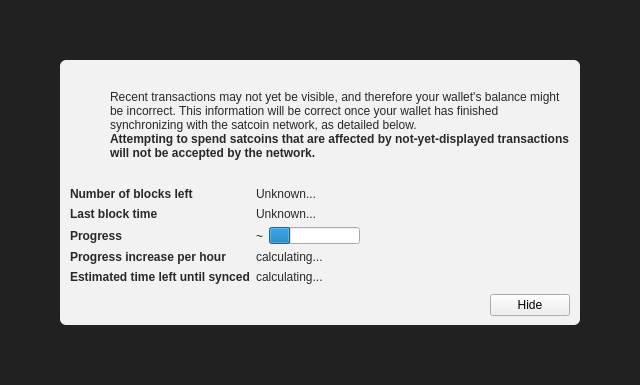
<?xml version="1.0" encoding="UTF-8"?>
<ui version="4.0">
 <class>ModalOverlay</class>
 <widget class="ModalOverlay" name="ModalOverlay">
  <property name="geometry">
   <rect>
    <x>0</x>
    <y>0</y>
    <width>640</width>
    <height>385</height>
   </rect>
  </property>
  <property name="windowTitle">
   <string>Form</string>
  </property>
  <layout class="QVBoxLayout" name="verticalLayout" stretch="0">
   <property name="sizeConstraint">
    <enum>QLayout::SetDefaultConstraint</enum>
   </property>
   <property name="leftMargin">
    <number>0</number>
   </property>
   <property name="topMargin">
    <number>0</number>
   </property>
   <property name="rightMargin">
    <number>0</number>
   </property>
   <property name="bottomMargin">
    <number>0</number>
   </property>
   <item>
    <widget class="QWidget" name="bgWidget" native="true">
     <property name="styleSheet">
      <string notr="true">#bgWidget { background: rgba(0,0,0,220); }</string>
     </property>
     <layout class="QVBoxLayout" name="verticalLayoutMain" stretch="1">
      <property name="leftMargin">
       <number>60</number>
      </property>
      <property name="topMargin">
       <number>60</number>
      </property>
      <property name="rightMargin">
       <number>60</number>
      </property>
      <property name="bottomMargin">
       <number>60</number>
      </property>
      <item>
       <widget class="QWidget" name="contentWidget" native="true">
        <property name="styleSheet">
         <string notr="true">#contentWidget { background: rgba(255,255,255,240); border-radius: 6px; }

QLabel { color: rgb(40,40,40);  }</string>
        </property>
        <layout class="QVBoxLayout" name="verticalLayoutSub" stretch="1,0,0,0">
         <property name="spacing">
          <number>0</number>
         </property>
         <property name="leftMargin">
          <number>10</number>
         </property>
         <property name="topMargin">
          <number>10</number>
         </property>
         <property name="rightMargin">
          <number>10</number>
         </property>
         <property name="bottomMargin">
          <number>10</number>
         </property>
         <item>
          <layout class="QHBoxLayout" name="horizontalLayoutIconText" stretch="0,1">
           <property name="topMargin">
            <number>20</number>
           </property>
           <item>
            <layout class="QVBoxLayout" name="verticalLayoutIcon">
             <property name="leftMargin">
              <number>0</number>
             </property>
             <item>
              <widget class="QPushButton" name="warningIcon">
               <property name="enabled">
                <bool>false</bool>
               </property>
               <property name="text">
                <string/>
               </property>
               <property name="icon">
                <iconset>
                 <normaloff>:/icons/warning</normaloff>
                 <disabledoff>:/icons/warning</disabledoff>:/icons/warning</iconset>
               </property>
               <property name="iconSize">
                <size>
                 <width>48</width>
                 <height>48</height>
                </size>
               </property>
               <property name="flat">
                <bool>true</bool>
               </property>
              </widget>
             </item>
             <item>
              <spacer name="verticalSpacerWarningIcon">
               <property name="orientation">
                <enum>Qt::Vertical</enum>
               </property>
               <property name="sizeHint" stdset="0">
                <size>
                 <width>20</width>
                 <height>40</height>
                </size>
               </property>
              </spacer>
             </item>
            </layout>
           </item>
           <item>
            <layout class="QVBoxLayout" name="verticalLayoutInfoText">
             <property name="leftMargin">
              <number>0</number>
             </property>
             <property name="topMargin">
              <number>0</number>
             </property>
             <item>
              <widget class="QLabel" name="infoText">
               <property name="text">
                <string>Recent transactions may not yet be visible, and therefore your wallet's balance might be incorrect. This information will be correct once your wallet has finished synchronizing with the satcoin network, as detailed below.</string>
               </property>
               <property name="textFormat">
                <enum>Qt::RichText</enum>
               </property>
               <property name="wordWrap">
                <bool>true</bool>
               </property>
              </widget>
             </item>
             <item>
              <widget class="QLabel" name="infoTextStrong">
               <property name="font">
                <font>
                 <weight>75</weight>
                 <bold>true</bold>
                </font>
               </property>
               <property name="text">
                <string>Attempting to spend satcoins that are affected by not-yet-displayed transactions will not be accepted by the network.</string>
               </property>
               <property name="textFormat">
                <enum>Qt::RichText</enum>
               </property>
               <property name="wordWrap">
                <bool>true</bool>
               </property>
              </widget>
             </item>
             <item>
              <spacer name="verticalSpacerInTextSpace">
               <property name="orientation">
                <enum>Qt::Vertical</enum>
               </property>
               <property name="sizeHint" stdset="0">
                <size>
                 <width>20</width>
                 <height>40</height>
                </size>
               </property>
              </spacer>
             </item>
            </layout>
           </item>
          </layout>
         </item>
         <item>
          <spacer name="verticalSpacerAfterText">
           <property name="orientation">
            <enum>Qt::Vertical</enum>
           </property>
           <property name="sizeHint" stdset="0">
            <size>
             <width>20</width>
             <height>40</height>
            </size>
           </property>
          </spacer>
         </item>
         <item>
          <layout class="QFormLayout" name="formLayout">
           <property name="fieldGrowthPolicy">
            <enum>QFormLayout::FieldsStayAtSizeHint</enum>
           </property>
           <property name="horizontalSpacing">
            <number>6</number>
           </property>
           <property name="verticalSpacing">
            <number>6</number>
           </property>
           <property name="topMargin">
            <number>10</number>
           </property>
           <item row="0" column="0">
            <widget class="QLabel" name="labelNumberOfBlocksLeft">
             <property name="font">
              <font>
               <weight>75</weight>
               <bold>true</bold>
              </font>
             </property>
             <property name="text">
              <string>Number of blocks left</string>
             </property>
            </widget>
           </item>
           <item row="0" column="1">
            <widget class="QLabel" name="numberOfBlocksLeft">
             <property name="text">
              <string>Unknown...</string>
             </property>
            </widget>
           </item>
           <item row="1" column="0">
            <widget class="QLabel" name="labelLastBlockTime">
             <property name="font">
              <font>
               <weight>75</weight>
               <bold>true</bold>
              </font>
             </property>
             <property name="text">
              <string>Last block time</string>
             </property>
            </widget>
           </item>
           <item row="1" column="1">
            <widget class="QLabel" name="newestBlockDate">
             <property name="sizePolicy">
              <sizepolicy hsizetype="Maximum" vsizetype="Preferred">
               <horstretch>0</horstretch>
               <verstretch>0</verstretch>
              </sizepolicy>
             </property>
             <property name="text">
              <string>Unknown...</string>
             </property>
            </widget>
           </item>
           <item row="2" column="0">
            <widget class="QLabel" name="labelSyncDone">
             <property name="font">
              <font>
               <weight>75</weight>
               <bold>true</bold>
              </font>
             </property>
             <property name="text">
              <string>Progress</string>
             </property>
            </widget>
           </item>
           <item row="2" column="1">
            <layout class="QHBoxLayout" name="horizontalLayoutSync" stretch="0,1">
             <item>
              <widget class="QLabel" name="percentageProgress">
               <property name="text">
                <string notr="true">~</string>
               </property>
              </widget>
             </item>
             <item>
              <widget class="QProgressBar" name="progressBar">
               <property name="value">
                <number>24</number>
               </property>
               <property name="format">
                <string/>
               </property>
              </widget>
             </item>
            </layout>
           </item>
           <item row="4" column="0">
            <widget class="QLabel" name="labelProgressIncrease">
             <property name="font">
              <font>
               <weight>75</weight>
               <bold>true</bold>
              </font>
             </property>
             <property name="text">
              <string>Progress increase per hour</string>
             </property>
            </widget>
           </item>
           <item row="4" column="1">
            <widget class="QLabel" name="progressIncreasePerH">
             <property name="text">
              <string>calculating...</string>
             </property>
            </widget>
           </item>
           <item row="5" column="0">
            <widget class="QLabel" name="labelEstimatedTimeLeft">
             <property name="font">
              <font>
               <weight>75</weight>
               <bold>true</bold>
              </font>
             </property>
             <property name="text">
              <string>Estimated time left until synced</string>
             </property>
            </widget>
           </item>
           <item row="5" column="1">
            <widget class="QLabel" name="expectedTimeLeft">
             <property name="text">
              <string>calculating...</string>
             </property>
            </widget>
           </item>
          </layout>
         </item>
         <item>
          <layout class="QHBoxLayout" name="horizontalLayoutButtons">
           <property name="leftMargin">
            <number>10</number>
           </property>
           <property name="topMargin">
            <number>10</number>
           </property>
           <item>
            <spacer name="horizontalSpacer">
             <property name="orientation">
              <enum>Qt::Horizontal</enum>
             </property>
             <property name="sizeHint" stdset="0">
              <size>
               <width>40</width>
               <height>20</height>
              </size>
             </property>
            </spacer>
           </item>
           <item>
            <widget class="QPushButton" name="closeButton">
             <property name="text">
              <string>Hide</string>
             </property>
            </widget>
           </item>
          </layout>
         </item>
        </layout>
       </widget>
      </item>
     </layout>
    </widget>
   </item>
  </layout>
 </widget>
 <customwidgets>
  <customwidget>
   <class>ModalOverlay</class>
   <extends>QWidget</extends>
   <header>modaloverlay.h</header>
   <container>1</container>
  </customwidget>
 </customwidgets>
 <resources/>
 <connections/>
</ui>
